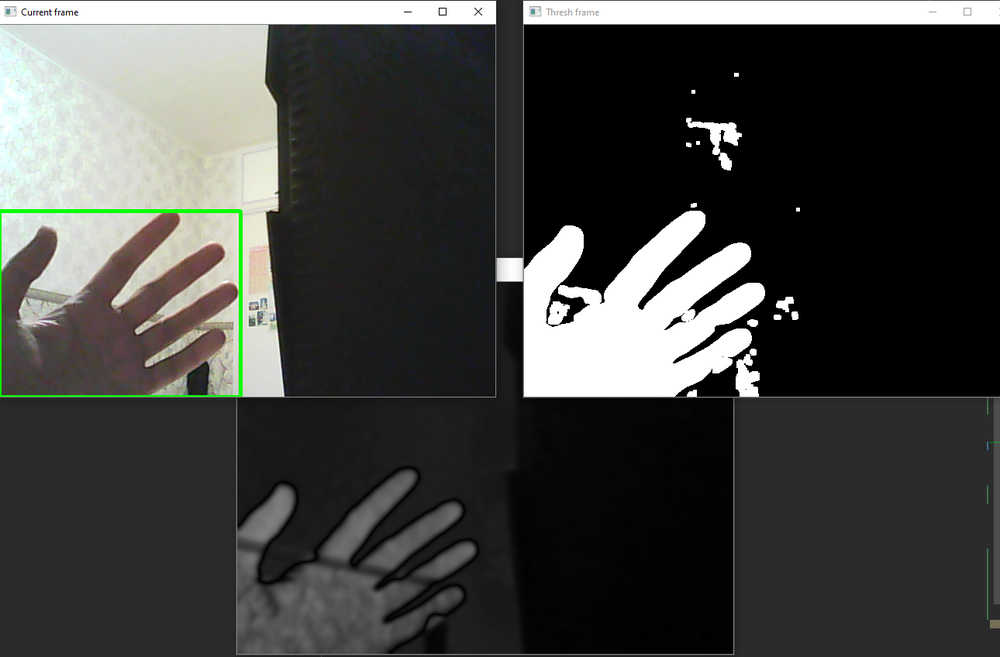
#> input picture Screens/video_frames.PNG, 1000 x 657 px, shrunk from 1290 x 848 before the run, given in place of the camera
$ python plotting.py
#> lines starting #> are read from the running program, lines starting #| are printed output that depends on the picture
### motion_detector.py
import cv2
from datetime import datetime
import pandas


video = cv2.VideoCapture(0, cv2.CAP_DSHOW)

comparing_frame = None
frame_counter = 0
detectings_list = [False, False]
times = []

while True:
    detecting_movement = False

    # getting the current_frame, uncoloring and blurring it
    check, current_frame = video.read()
#> current_frame is the input picture: shape (657, 1000, 3); mean B, G, R 65.5, 67.8, 67.1
    gray_frame = cv2.cvtColor(current_frame, cv2.COLOR_BGR2GRAY)
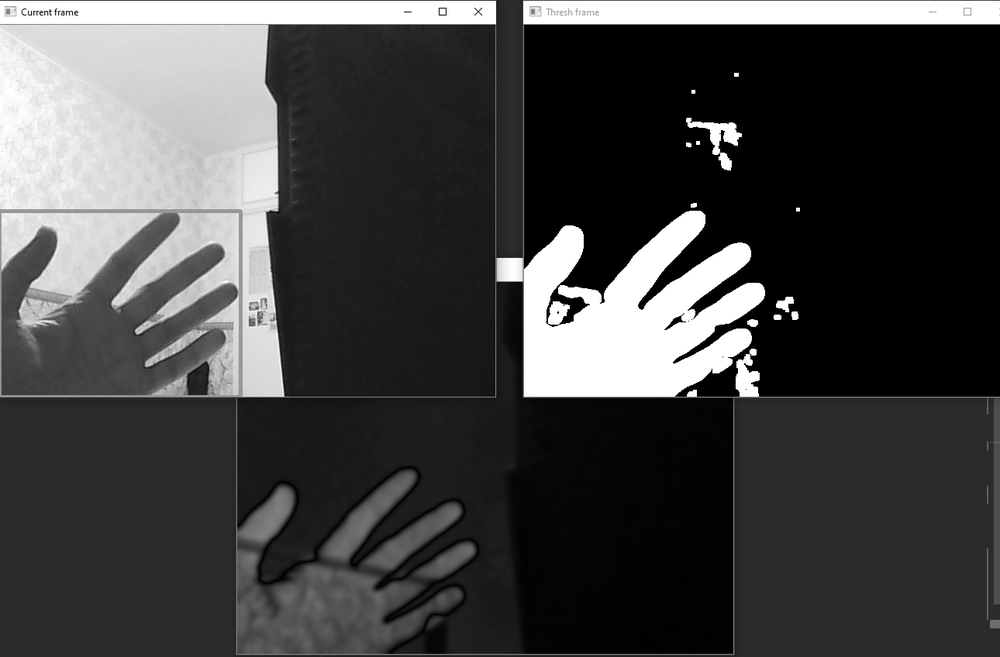
#> gray_frame: shape (657, 1000); min 0, max 255, mean 67.3
    gray_frame = cv2.GaussianBlur(gray_frame, (21,21), 0)
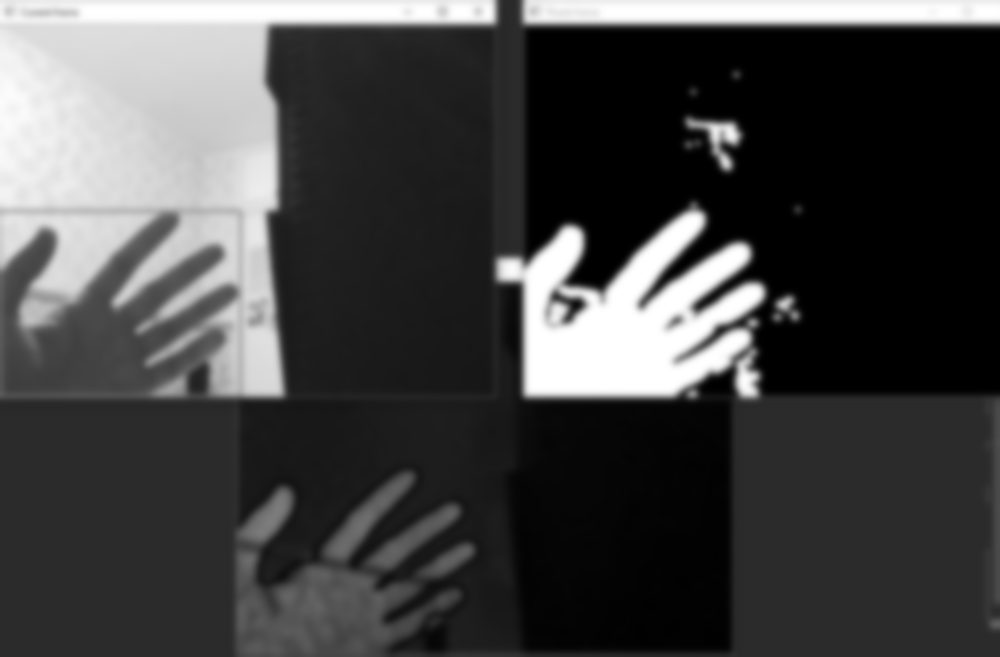
#> gray_frame: shape (657, 1000); min 0, max 255, mean 67.5

    # storing the first frame to compare the current frame with it
    # waiting a couple frames to warm the camera up
    if comparing_frame is None:
        frame_counter += 1
        if frame_counter > 50:
            comparing_frame = gray_frame
        continue

    delta_frame = cv2.absdiff(comparing_frame, gray_frame)
    thresh_delta_frame = cv2.threshold(delta_frame, 30, 255, cv2.THRESH_BINARY)[1]
    # smoothing image a little by delating the white fields
    thresh_delta_frame = cv2.dilate(thresh_delta_frame, None, iterations=2)

    # finding contours of white areas bigger then 10000px(because I'm using a computer webcam. So everything is close)
    (cntrs, _) = cv2.findContours(thresh_delta_frame.copy(), cv2.RETR_EXTERNAL, cv2.CHAIN_APPROX_SIMPLE)
    for contour in cntrs:
        if cv2.contourArea(contour) < 10000:
            continue
        (x,y,w,h) = cv2.boundingRect(contour)
        cv2.rectangle(current_frame, (x,y), (x+w, y+h), (0,255,0), 3)
        detecting_movement = True
    detectings_list.append(detecting_movement)

    # saving time if we have changes in moving state
    if detectings_list[-1] != detectings_list[-2]:
        times.append(datetime.now())

    cv2.imshow('Current frame', current_frame)
    cv2.imshow("Delta frame", delta_frame)
    cv2.imshow("Thresh frame", thresh_delta_frame)

    key = cv2.waitKey(1)
    if key == ord("q"):
        # adding quit-move state
        if detecting_movement:
            times.append(datetime.now())
        break

video.release()
cv2.destroyAllWindows()


# collect motions to dataframe
df = pandas.DataFrame(columns=["Start", "End"])
for i in range(0, len(times), 2):
    df = df.append({"Start": times[i], "End": times[i+1]}, ignore_index=True)

df.to_csv("Times.csv")

### plotting.py
from bokeh.plotting import figure, show, output_file
from bokeh.models import HoverTool, ColumnDataSource
from motion_detector import df

# add columns with valid time format
df["Start_string"] = df["Start"].dt.strftime("%H:%M:%S")
df["End_string"] = df["End"].dt.strftime("%H:%M:%S")

cds = ColumnDataSource(df)

plot = figure(x_axis_type="datetime", height=100, width=500, sizing_mode="scale_width", title="Motion plot")
plot.yaxis.minor_tick_line_color = None
plot.yaxis.ticker.desired_num_ticks = 1

hover = HoverTool(tooltips=[("Start", "@Start_string"), ("End", "@End_string")])
plot.add_tools(hover)

quad = plot.quad(left="Start", right="End", bottom=0, top=1, color="green", source=cds)

output_file("Plot.html")
show(plot)
